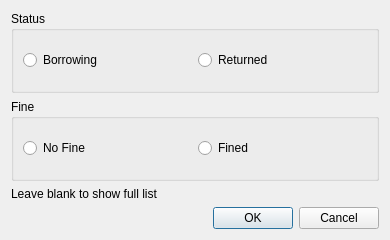
<?xml version="1.0" encoding="UTF-8"?>
<ui version="4.0">
 <class>FilterLogForUserDialog</class>
 <widget class="QDialog" name="FilterLogForUserDialog">
  <property name="geometry">
   <rect>
    <x>0</x>
    <y>0</y>
    <width>390</width>
    <height>240</height>
   </rect>
  </property>
  <property name="windowTitle">
   <string>Filter</string>
  </property>
  <layout class="QVBoxLayout" name="verticalLayout_2">
   <item>
    <layout class="QVBoxLayout" name="verticalLayout" stretch="2,2,0">
     <item>
      <widget class="QGroupBox" name="groupBox">
       <property name="title">
        <string>Status</string>
       </property>
       <layout class="QHBoxLayout" name="horizontalLayout">
        <item>
         <widget class="QRadioButton" name="radioButton_Borrowing">
          <property name="text">
           <string>Borrowing</string>
          </property>
         </widget>
        </item>
        <item>
         <widget class="QRadioButton" name="radioButton_Returned">
          <property name="text">
           <string>Returned</string>
          </property>
         </widget>
        </item>
       </layout>
      </widget>
     </item>
     <item>
      <widget class="QGroupBox" name="groupBox_2">
       <property name="title">
        <string>Fine</string>
       </property>
       <layout class="QHBoxLayout" name="horizontalLayout_2">
        <item>
         <widget class="QRadioButton" name="radioButton_NoFine">
          <property name="text">
           <string>No Fine</string>
          </property>
         </widget>
        </item>
        <item>
         <widget class="QRadioButton" name="radioButton_Fined">
          <property name="text">
           <string>Fined</string>
          </property>
         </widget>
        </item>
       </layout>
      </widget>
     </item>
     <item>
      <widget class="QLabel" name="label">
       <property name="text">
        <string>Leave blank to show full list</string>
       </property>
      </widget>
     </item>
    </layout>
   </item>
   <item>
    <widget class="QDialogButtonBox" name="buttonBox">
     <property name="orientation">
      <enum>Qt::Orientation::Horizontal</enum>
     </property>
     <property name="standardButtons">
      <set>QDialogButtonBox::StandardButton::Cancel|QDialogButtonBox::StandardButton::Ok</set>
     </property>
    </widget>
   </item>
  </layout>
 </widget>
 <resources/>
 <connections>
  <connection>
   <sender>buttonBox</sender>
   <signal>accepted()</signal>
   <receiver>FilterLogForUserDialog</receiver>
   <slot>accept()</slot>
   <hints>
    <hint type="sourcelabel">
     <x>248</x>
     <y>254</y>
    </hint>
    <hint type="destinationlabel">
     <x>157</x>
     <y>274</y>
    </hint>
   </hints>
  </connection>
  <connection>
   <sender>buttonBox</sender>
   <signal>rejected()</signal>
   <receiver>FilterLogForUserDialog</receiver>
   <slot>reject()</slot>
   <hints>
    <hint type="sourcelabel">
     <x>316</x>
     <y>260</y>
    </hint>
    <hint type="destinationlabel">
     <x>286</x>
     <y>274</y>
    </hint>
   </hints>
  </connection>
 </connections>
</ui>
